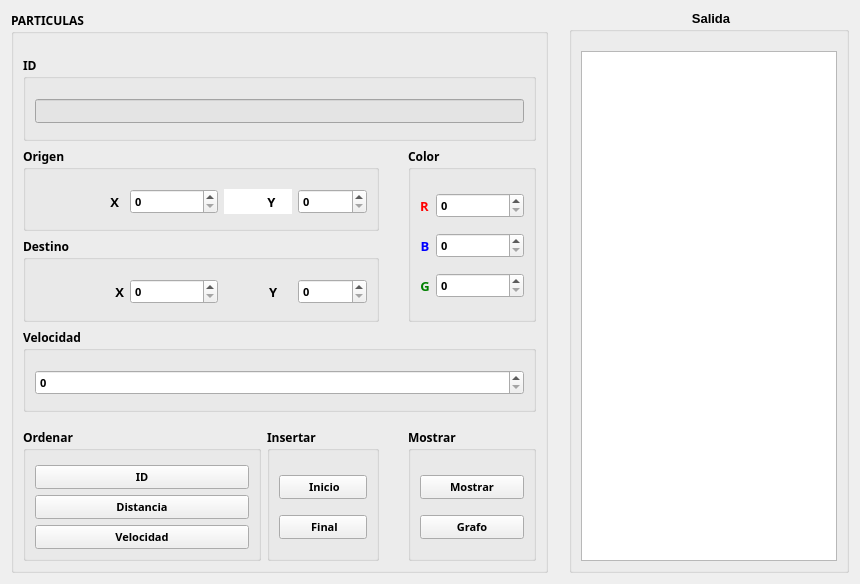
      <widget class="QWidget" name="tab">
       <attribute name="title">
        <string>Agregar</string>
       </attribute>
       <layout class="QGridLayout" name="gridLayout_10">
        <item row="0" column="1">
         <spacer name="verticalSpacer">
          <property name="orientation">
           <enum>Qt::Vertical</enum>
          </property>
          <property name="sizeHint" stdset="0">
           <size>
            <width>15</width>
            <height>562</height>
           </size>
          </property>
         </spacer>
        </item>
        <item row="0" column="2">
         <widget class="QGroupBox" name="groupBox_2">
          <property name="font">
           <font>
            <pointsize>10</pointsize>
            <weight>75</weight>
            <bold>true</bold>
           </font>
          </property>
          <property name="styleSheet">
           <string notr="true">QGroupBox::title{

subcontrol-position: top center;
}</string>
          </property>
          <property name="title">
           <string>Salida</string>
          </property>
          <layout class="QGridLayout" name="gridLayout">
           <item row="0" column="0">
            <spacer name="horizontalSpacer_11">
             <property name="orientation">
              <enum>Qt::Horizontal</enum>
             </property>
             <property name="sizeHint" stdset="0">
              <size>
               <width>40</width>
               <height>10</height>
              </size>
             </property>
            </spacer>
           </item>
           <item row="1" column="0">
            <widget class="QPlainTextEdit" name="salida">
             <property name="font">
              <font>
               <family>Poppins</family>
              </font>
             </property>
            </widget>
           </item>
          </layout>
         </widget>
        </item>
        <item row="0" column="0">
         <widget class="QGroupBox" name="groupBox">
          <property name="font">
           <font>
            <family>Poppins</family>
            <pointsize>9</pointsize>
            <weight>75</weight>
            <bold>true</bold>
           </font>
          </property>
          <property name="styleSheet">
           <string notr="true"/>
          </property>
          <property name="title">
           <string>PARTICULAS</string>
          </property>
          <layout class="QGridLayout" name="gridLayout_11">
           <item row="0" column="0" colspan="4">
            <spacer name="horizontalSpacer_8">
             <property name="orientation">
              <enum>Qt::Horizontal</enum>
             </property>
             <property name="sizeHint" stdset="0">
              <size>
               <width>508</width>
               <height>13</height>
              </size>
             </property>
            </spacer>
           </item>
           <item row="3" column="0" colspan="2">
            <widget class="QGroupBox" name="groupBox_4">
             <property name="font">
              <font>
               <weight>75</weight>
               <bold>true</bold>
              </font>
             </property>
             <property name="title">
              <string>Origen</string>
             </property>
             <layout class="QGridLayout" name="gridLayout_3">
              <item row="1" column="1">
               <widget class="QLabel" name="label_12">
                <property name="font">
                 <font>
                  <family>Poppins</family>
                  <pointsize>10</pointsize>
                  <weight>75</weight>
                  <bold>true</bold>
                 </font>
                </property>
                <property name="text">
                 <string>               X</string>
                </property>
                <property name="alignment">
                 <set>Qt::AlignCenter</set>
                </property>
               </widget>
              </item>
              <item row="1" column="5">
               <widget class="QSpinBox" name="origen_y_spinBox">
                <property name="font">
                 <font>
                  <family>Poppins</family>
                  <pointsize>8</pointsize>
                  <weight>75</weight>
                  <bold>true</bold>
                 </font>
                </property>
                <property name="maximum">
                 <number>500</number>
                </property>
               </widget>
              </item>
              <item row="1" column="4">
               <widget class="QLabel" name="label_13">
                <property name="font">
                 <font>
                  <family>Poppins</family>
                  <pointsize>10</pointsize>
                  <weight>75</weight>
                  <bold>true</bold>
                 </font>
                </property>
                <property name="styleSheet">
                 <string notr="true">QLabel{
	background-color:rgb(255, 255, 255);
}</string>
                </property>
                <property name="frameShadow">
                 <enum>QFrame::Plain</enum>
                </property>
                <property name="lineWidth">
                 <number>5</number>
                </property>
                <property name="text">
                 <string>        Y</string>
                </property>
                <property name="scaledContents">
                 <bool>false</bool>
                </property>
                <property name="alignment">
                 <set>Qt::AlignCenter</set>
                </property>
                <property name="wordWrap">
                 <bool>false</bool>
                </property>
                <property name="indent">
                 <number>-4</number>
                </property>
               </widget>
              </item>
              <item row="0" column="3">
               <spacer name="horizontalSpacer_17">
                <property name="orientation">
                 <enum>Qt::Horizontal</enum>
                </property>
                <property name="sizeType">
                 <enum>QSizePolicy::Fixed</enum>
                </property>
                <property name="sizeHint" stdset="0">
                 <size>
                  <width>88</width>
                  <height>5</height>
                 </size>
                </property>
               </spacer>
              </item>
              <item row="1" column="0">
               <spacer name="horizontalSpacer_6">
                <property name="orientation">
                 <enum>Qt::Horizontal</enum>
                </property>
                <property name="sizeType">
                 <enum>QSizePolicy::Fixed</enum>
                </property>
                <property name="sizeHint" stdset="0">
                 <size>
                  <width>20</width>
                  <height>20</height>
                 </size>
                </property>
               </spacer>
              </item>
              <item row="1" column="3">
               <widget class="QSpinBox" name="origen_x_spinBox">
                <property name="font">
                 <font>
                  <family>Poppins</family>
                  <pointsize>8</pointsize>
                  <weight>75</weight>
                  <bold>true</bold>
                 </font>
                </property>
                <property name="maximum">
                 <number>500</number>
                </property>
               </widget>
              </item>
             </layout>
            </widget>
           </item>
           <item row="4" column="0" colspan="2">
            <widget class="QGroupBox" name="groupBox_7">
             <property name="font">
              <font>
               <weight>75</weight>
               <bold>true</bold>
              </font>
             </property>
             <property name="title">
              <string>Destino</string>
             </property>
             <layout class="QGridLayout" name="gridLayout_18">
              <item row="1" column="3">
               <widget class="QLabel" name="label_16">
                <property name="font">
                 <font>
                  <family>Poppins</family>
                  <pointsize>10</pointsize>
                  <weight>75</weight>
                  <bold>true</bold>
                 </font>
                </property>
                <property name="text">
                 <string>         Y</string>
                </property>
                <property name="alignment">
                 <set>Qt::AlignCenter</set>
                </property>
               </widget>
              </item>
              <item row="1" column="0">
               <spacer name="horizontalSpacer_7">
                <property name="orientation">
                 <enum>Qt::Horizontal</enum>
                </property>
                <property name="sizeType">
                 <enum>QSizePolicy::Fixed</enum>
                </property>
                <property name="sizeHint" stdset="0">
                 <size>
                  <width>20</width>
                  <height>20</height>
                 </size>
                </property>
               </spacer>
              </item>
              <item row="1" column="4">
               <widget class="QSpinBox" name="destino_y_spinBox">
                <property name="font">
                 <font>
                  <family>Poppins</family>
                  <pointsize>8</pointsize>
                  <weight>75</weight>
                  <bold>true</bold>
                 </font>
                </property>
                <property name="maximum">
                 <number>500</number>
                </property>
               </widget>
              </item>
              <item row="1" column="2">
               <widget class="QSpinBox" name="destino_x_spinBox">
                <property name="font">
                 <font>
                  <family>Poppins</family>
                  <pointsize>8</pointsize>
                  <weight>75</weight>
                  <bold>true</bold>
                 </font>
                </property>
                <property name="maximum">
                 <number>500</number>
                </property>
               </widget>
              </item>
              <item row="1" column="1">
               <widget class="QLabel" name="label_15">
                <property name="font">
                 <font>
                  <family>Poppins</family>
                  <pointsize>10</pointsize>
                  <weight>75</weight>
                  <bold>true</bold>
                 </font>
                </property>
                <property name="text">
                 <string>        X</string>
                </property>
                <property name="alignment">
                 <set>Qt::AlignRight|Qt::AlignTrailing|Qt::AlignVCenter</set>
                </property>
               </widget>
              </item>
              <item row="0" column="2">
               <spacer name="horizontalSpacer_20">
                <property name="orientation">
                 <enum>Qt::Horizontal</enum>
                </property>
                <property name="sizeType">
                 <enum>QSizePolicy::Fixed</enum>
                </property>
                <property name="sizeHint" stdset="0">
                 <size>
                  <width>88</width>
                  <height>5</height>
                 </size>
                </property>
               </spacer>
              </item>
             </layout>
            </widget>
           </item>
           <item row="6" column="0">
            <spacer name="horizontalSpacer_5">
             <property name="orientation">
              <enum>Qt::Horizontal</enum>
             </property>
             <property name="sizeHint" stdset="0">
              <size>
               <width>238</width>
               <height>10</height>
              </size>
             </property>
            </spacer>
           </item>
           <item row="7" column="0">
            <widget class="QGroupBox" name="groupBox_10">
             <property name="font">
              <font>
               <weight>75</weight>
               <bold>true</bold>
              </font>
             </property>
             <property name="title">
              <string>Ordenar</string>
             </property>
             <layout class="QGridLayout" name="gridLayout_6">
              <item row="0" column="0">
               <spacer name="horizontalSpacer_16">
                <property name="orientation">
                 <enum>Qt::Horizontal</enum>
                </property>
                <property name="sizeType">
                 <enum>QSizePolicy::Fixed</enum>
                </property>
                <property name="sizeHint" stdset="0">
                 <size>
                  <width>88</width>
                  <height>5</height>
                 </size>
                </property>
               </spacer>
              </item>
              <item row="1" column="0">
               <widget class="QPushButton" name="pushButton_Ordenar_id">
                <property name="font">
                 <font>
                  <family>Poppins</family>
                  <pointsize>8</pointsize>
                  <weight>75</weight>
                  <bold>true</bold>
                 </font>
                </property>
                <property name="text">
                 <string>ID</string>
                </property>
               </widget>
              </item>
              <item row="2" column="0">
               <widget class="QPushButton" name="pushButton_Ordenar_distancia">
                <property name="font">
                 <font>
                  <family>Poppins</family>
                  <pointsize>8</pointsize>
                  <weight>75</weight>
                  <bold>true</bold>
                 </font>
                </property>
                <property name="text">
                 <string>Distancia</string>
                </property>
               </widget>
              </item>
              <item row="3" column="0">
               <widget class="QPushButton" name="pushButton_Ordenar_velocidad">
                <property name="font">
                 <font>
                  <family>Poppins</family>
                  <pointsize>8</pointsize>
                  <weight>75</weight>
                  <bold>true</bold>
                 </font>
                </property>
                <property name="text">
                 <string>Velocidad</string>
                </property>
               </widget>
              </item>
             </layout>
            </widget>
           </item>
           <item row="7" column="1">
            <widget class="QGroupBox" name="groupBox_9">
             <property name="font">
              <font>
               <weight>75</weight>
               <bold>true</bold>
              </font>
             </property>
             <property name="title">
              <string>Insertar</string>
             </property>
             <layout class="QVBoxLayout" name="verticalLayout">
              <item>
               <spacer name="horizontalSpacer_15">
                <property name="orientation">
                 <enum>Qt::Horizontal</enum>
                </property>
                <property name="sizeType">
                 <enum>QSizePolicy::Fixed</enum>
                </property>
                <property name="sizeHint" stdset="0">
                 <size>
                  <width>88</width>
                  <height>5</height>
                 </size>
                </property>
               </spacer>
              </item>
              <item>
               <widget class="QPushButton" name="pushButton_Agregar_Inicio">
                <property name="font">
                 <font>
                  <family>Poppins</family>
                  <pointsize>8</pointsize>
                  <weight>75</weight>
                  <bold>true</bold>
                 </font>
                </property>
                <property name="text">
                 <string> Inicio</string>
                </property>
               </widget>
              </item>
              <item>
               <widget class="QPushButton" name="pushButton_Agregar_Final">
                <property name="font">
                 <font>
                  <family>Poppins</family>
                  <pointsize>8</pointsize>
                  <weight>75</weight>
                  <bold>true</bold>
                 </font>
                </property>
                <property name="text">
                 <string> Final</string>
                </property>
               </widget>
              </item>
             </layout>
            </widget>
           </item>
           <item row="7" column="3">
            <widget class="QGroupBox" name="groupBox_11">
             <property name="font">
              <font>
               <weight>75</weight>
               <bold>true</bold>
              </font>
             </property>
             <property name="title">
              <string>Mostrar</string>
             </property>
             <layout class="QGridLayout" name="gridLayout_9">
              <item row="0" column="0">
               <spacer name="horizontalSpacer_18">
                <property name="orientation">
                 <enum>Qt::Horizontal</enum>
                </property>
                <property name="sizeType">
                 <enum>QSizePolicy::Fixed</enum>
                </property>
                <property name="sizeHint" stdset="0">
                 <size>
                  <width>88</width>
                  <height>5</height>
                 </size>
                </property>
               </spacer>
              </item>
              <item row="1" column="0">
               <widget class="QPushButton" name="pushButton_Mostrar">
                <property name="font">
                 <font>
                  <family>Poppins</family>
                  <pointsize>8</pointsize>
                  <weight>75</weight>
                  <bold>true</bold>
                 </font>
                </property>
                <property name="text">
                 <string>Mostrar</string>
                </property>
               </widget>
              </item>
              <item row="2" column="0">
               <widget class="QPushButton" name="pushButton_Mostrar_Grafo">
                <property name="font">
                 <font>
                  <family>Poppins</family>
                  <pointsize>8</pointsize>
                  <weight>75</weight>
                  <bold>true</bold>
                 </font>
                </property>
                <property name="text">
                 <string>Grafo</string>
                </property>
               </widget>
              </item>
             </layout>
            </widget>
           </item>
           <item row="3" column="2" rowspan="2">
            <spacer name="verticalSpacer_3">
             <property name="orientation">
              <enum>Qt::Vertical</enum>
             </property>
             <property name="sizeHint" stdset="0">
              <size>
               <width>17</width>
               <height>109</height>
              </size>
             </property>
            </spacer>
           </item>
           <item row="3" column="3" rowspan="2">
            <widget class="QGroupBox" name="groupBox_6">
             <property name="font">
              <font>
               <weight>75</weight>
               <bold>true</bold>
              </font>
             </property>
             <property name="title">
              <string>Color</string>
             </property>
             <layout class="QGridLayout" name="gridLayout_2">
              <item row="0" column="1">
               <spacer name="horizontalSpacer_14">
                <property name="orientation">
                 <enum>Qt::Horizontal</enum>
                </property>
                <property name="sizeType">
                 <enum>QSizePolicy::Fixed</enum>
                </property>
                <property name="sizeHint" stdset="0">
                 <size>
                  <width>88</width>
                  <height>5</height>
                 </size>
                </property>
               </spacer>
              </item>
              <item row="2" column="1">
               <widget class="QSpinBox" name="blue_spinBox">
                <property name="font">
                 <font>
                  <family>Poppins</family>
                  <pointsize>8</pointsize>
                  <weight>75</weight>
                  <bold>true</bold>
                 </font>
                </property>
                <property name="maximum">
                 <number>500</number>
                </property>
               </widget>
              </item>
              <item row="3" column="0">
               <widget class="QLabel" name="label_20">
                <property name="font">
                 <font>
                  <family>Poppins</family>
                  <pointsize>10</pointsize>
                  <weight>75</weight>
                  <bold>true</bold>
                 </font>
                </property>
                <property name="styleSheet">
                 <string notr="true">color: green;</string>
                </property>
                <property name="text">
                 <string>G</string>
                </property>
                <property name="alignment">
                 <set>Qt::AlignCenter</set>
                </property>
               </widget>
              </item>
              <item row="2" column="0">
               <widget class="QLabel" name="label_21">
                <property name="font">
                 <font>
                  <family>Poppins</family>
                  <pointsize>10</pointsize>
                  <weight>75</weight>
                  <bold>true</bold>
                 </font>
                </property>
                <property name="styleSheet">
                 <string notr="true">color: blue;</string>
                </property>
                <property name="text">
                 <string>B</string>
                </property>
                <property name="alignment">
                 <set>Qt::AlignCenter</set>
                </property>
               </widget>
              </item>
              <item row="3" column="1">
               <widget class="QSpinBox" name="green_spinBox">
                <property name="font">
                 <font>
                  <family>Poppins</family>
                  <pointsize>8</pointsize>
                  <weight>75</weight>
                  <bold>true</bold>
                 </font>
                </property>
                <property name="maximum">
                 <number>500</number>
                </property>
               </widget>
              </item>
              <item row="1" column="1">
               <widget class="QSpinBox" name="red_spinBox">
                <property name="font">
                 <font>
                  <family>Poppins</family>
                  <pointsize>8</pointsize>
                  <weight>75</weight>
                  <bold>true</bold>
                 </font>
                </property>
                <property name="maximum">
                 <number>500</number>
                </property>
               </widget>
              </item>
              <item row="1" column="0">
               <widget class="QLabel" name="label_18">
                <property name="font">
                 <font>
                  <family>Poppins</family>
                  <pointsize>10</pointsize>
                  <weight>75</weight>
                  <bold>true</bold>
                 </font>
                </property>
                <property name="styleSheet">
                 <string notr="true">color: red;</string>
                </property>
                <property name="text">
                 <string>R</string>
                </property>
               </widget>
              </item>
             </layout>
            </widget>
           </item>
           <item row="5" column="0" colspan="4">
            <widget class="QGroupBox" name="groupBox_8">
             <property name="font">
              <font>
               <weight>75</weight>
               <bold>true</bold>
              </font>
             </property>
             <property name="title">
              <string>Velocidad</string>
             </property>
             <layout class="QGridLayout" name="gridLayout_19">
              <item row="2" column="0">
               <widget class="QSpinBox" name="velocidad_spinBox">
                <property name="font">
                 <font>
                  <family>Poppins</family>
                  <pointsize>8</pointsize>
                  <weight>75</weight>
                  <italic>false</italic>
                  <bold>true</bold>
                  <underline>false</underline>
                  <strikeout>false</strikeout>
                 </font>
                </property>
                <property name="maximum">
                 <number>500</number>
                </property>
               </widget>
              </item>
              <item row="0" column="0">
               <spacer name="horizontalSpacer_12">
                <property name="orientation">
                 <enum>Qt::Horizontal</enum>
                </property>
                <property name="sizeType">
                 <enum>QSizePolicy::Fixed</enum>
                </property>
                <property name="sizeHint" stdset="0">
                 <size>
                  <width>88</width>
                  <height>5</height>
                 </size>
                </property>
               </spacer>
              </item>
             </layout>
            </widget>
           </item>
           <item row="1" column="0" colspan="4">
            <widget class="QGroupBox" name="groupBox_5">
             <property name="font">
              <font>
               <weight>75</weight>
               <bold>true</bold>
              </font>
             </property>
             <property name="title">
              <string>ID</string>
             </property>
             <layout class="QGridLayout" name="gridLayout_8">
              <item row="1" column="0">
               <widget class="QLineEdit" name="id_lineEdit">
                <property name="font">
                 <font>
                  <family>Poppins</family>
                  <pointsize>8</pointsize>
                 </font>
                </property>
                <property name="layoutDirection">
                 <enum>Qt::LeftToRight</enum>
                </property>
                <property name="styleSheet">
                 <string notr="true">QLineEdit{
background-color: #e4e4e4
}</string>
                </property>
                <property name="inputMethodHints">
                 <set>Qt::ImhNone</set>
                </property>
               </widget>
              </item>
              <item row="0" column="0">
               <spacer name="horizontalSpacer_13">
                <property name="orientation">
                 <enum>Qt::Horizontal</enum>
                </property>
                <property name="sizeType">
                 <enum>QSizePolicy::Fixed</enum>
                </property>
                <property name="sizeHint" stdset="0">
                 <size>
                  <width>88</width>
                  <height>5</height>
                 </size>
                </property>
               </spacer>
              </item>
             </layout>
            </widget>
           </item>
          </layout>
         </widget>
        </item>
       </layout>
       <zorder>groupBox</zorder>
       <zorder>groupBox_2</zorder>
      </widget>
